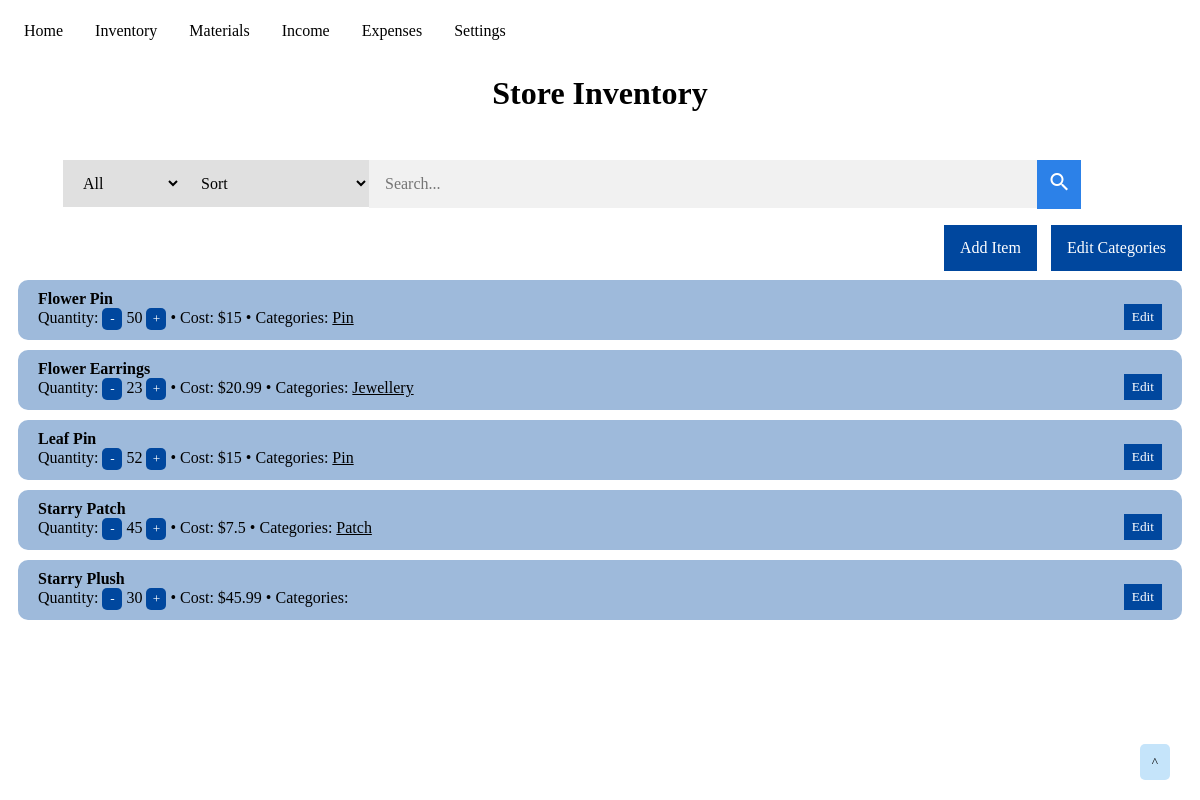
Page /inventory on the committed database.
### tables this page shows
CREATE TABLE store_inventory (
    item_id INTEGER PRIMARY KEY AUTOINCREMENT,
    name TEXT NOT NULL,
    quantity INTEGER NOT NULL,
    cost DECIMAL(10, 2) NOT NULL
);

CREATE TABLE inventory_categories (
    tag_id INTEGER PRIMARY KEY AUTOINCREMENT,
    name TEXT NOT NULL
);

### app.py (the view, shortened to what this page needs)
@app.route('/inventory', methods=('POST', 'GET'))
def inventory():
    inventory_categories = get_inventory_categories()
    inventory_connections = get_inventory_connections()
    inventory_items = get_inventory_items()
    return render_template('inventory_view.html', inventory_items=inventory_items, inventory_categories=inventory_categories, inventory_connections=inventory_connections, selected_inventory_category=0, sort_order=0)

### app.py (called while the page is built)
def get_db_connection():
    conn = sqlite3.connect('database.db')
    conn.row_factory = sqlite3.Row
    return conn

def get_inventory_items():
    conn = get_db_connection()
    inventory_items = conn.execute('SELECT * FROM store_inventory').fetchall()
    conn.close()
    return inventory_items

def get_inventory_categories():
    conn = get_db_connection()
    cur = conn.cursor()
    inventory_categories = cur.execute('SELECT * FROM inventory_categories').fetchall()
    conn.close()
    return inventory_categories

def get_inventory_connections():
    conn = get_db_connection()
    cur = conn.cursor()
    inventory_connections = cur.execute('SELECT * FROM inventory_to_category').fetchall()
    conn.close()
    return inventory_connections

### templates/inventory_view.html (shortened to what this page needs)
{% extends 'base.html' %}
{% block content %}
    <h1>{% block title %}Store Inventory{% endblock %}</h1>
    <div class="menu">
            <ul class="menu-bar">
                <li class="menu-item menu-search">
                    <form class="search-bar" method="post" action="">
                        <select name="category-search" class="search-category">
                            {% if selected_inventory_category == 0 %}
                                <option value="0" selected>All</option>
                            {% else %}
                                <option value="0">All</option>
                            {% endif %}
                        </select>
                        <select name="sort-search" class="search-sort">
                            {% if sort_order == 0 %}
                                <option value="0" selected>Sort</option>
                            {% else %}
                                <option value="0">Sort</option>
                            {% endif %}
                        </select>
                        <input type="text" placeholder="Search..." name="search-by" class="search-item">
                        <button type="submit" class="search-button"><i class="material-icons">search</i></button>
                    </form>
                </li>
            </ul>
        </div>
        <div class="inventory-menu">
            <ul class="menu-bar menu-bar-items">
                <li class="menu-item menu-add">
                    <a class="menu-item-link" href="{{url_for('inventory_add_item')}}"><button class="menu-button">Add Item</button></a>
                </li>
                <li class="menu-item menu-edit">
                    <a class="menu-item-link" href="{{url_for('inventory_edit_categories')}}"><button class="menu-button">Edit Categories</button></a>
                </li>
            </ul>
        </div>
        <div id="inventory">
            {% for item in inventory_items %}
                <div class="item">
                    <div class="item-name"><b>{{ item['name'] }}</b></div>
                    <span class="item-info">
                        Quantity:
                        <button class="decrease-button quantity-button" value="{{ item['item_id'] }}">-</button>
                        <span class="item-info quantity">{{ item['quantity'] }}</span>
                        <button class="increase-button quantity-button" value="{{ item['item_id'] }}">+</button>
                    </span>
                    <span> &#8226; </span>
                    <span class="item-info">Cost: ${{ item['cost'] }}</span>
                    <span> &#8226; </span>
                    <span class="item-info item-categories">
                        Categories:
                        {% for connection in inventory_connections %}
                            {% if connection['item_id'] == item['item_id'] %}
                                {% for category in inventory_categories %}
                                    {% if category['tag_id'] == connection['tag_id'] %}
                                        <u>{{ category['name'] }}</u>
                                    {% endif %}
                                {% endfor %}
                            {% endif %}
                        {% endfor %}
                    </span>
                    <a href="{{ url_for('inventory_edit_item', item_id=item['item_id']) }}"><button class="form-button edit-button">Edit</button></a>
                </div>
            {% endfor %}
        </div>
{% endblock %}

### templates/base.html (shortened to what this page needs)
<!DOCTYPE html>
<html lang="en">
    <head>
        <link rel="stylesheet" href="{{ url_for('static', filename= 'css/home-style.css') }}">
        <link rel="stylesheet" href="{{ url_for('static', filename= 'css/inventory-style.css') }}">
        <link rel="stylesheet" href="{{ url_for('static', filename= 'css/income-style.css') }}">
    </head>
    <body>
        <div>
            <ul class="nav-bar">
                <li class="nav-list"><a href="{{ url_for('home') }}">Home</a></li>
                <li class="nav-list"><a href="{{ url_for('inventory') }}">Inventory</a></li>
                <li class="nav-list"><a href="{{ url_for('materials') }}">Materials</a></li>
                <li class="nav-list"><a href="{{ url_for('income') }}">Income</a></li>
                <li class="nav-list"><a href="{{ url_for('expenses') }}">Expenses</a></li>
                <li class="nav-list"><a href="{{ url_for('settings') }}">Settings</a></li>
            </ul>
        </div>
        <div class="container">
            {% block content %} {% endblock %}
        </div>
        <div id="back-to-top">
            <a href="">
                <button class="back-to-top">^</button>
            </a>
        </div>
    </body>
</html>

### static/css/home-style.css (style rules this page uses)
* { font-family: "Tahoma"; box-sizing: border-box; }
#back-to-top { position: fixed; bottom: 20px; right: 30px; }
.back-to-top { padding: 10px 12px; border-radius: 5px; border: none; background-color: #C5E4FA; }

### static/css/inventory-style.css (style rules this page uses)
.nav-bar { list-style-type: none; margin: 0; padding: 0; overflow: hidden; position: sticky; }
.nav-list { float: left; }
.nav-list a { display: block; color: black; text-align: center; padding: 14px 16px; text-decoration: none; }
h1 { border: 2 px solid; text-align: center; }
.menu { padding: 10px; margin: 5px; }
.menu-bar { list-style-type: none; }
.menu-bar-items { float: right; }
.menu-item { display: inline; }
.menu-button { background-color: #00479E; padding: 14px 16px; margin-right: 10px; border: none; color: white; font-size: 16px; }
.search-category { padding: 14px 16px; border: none; background-color: #E0E0E0; font-size: 16px; float: left; }
.search-sort { padding: 14px 16px; border: none; background-color: #E0E0E0; font-size: 16px; float: left; }
.search-item { width: 60%; padding: 15px 16px; font-size: 16px; border: none; float: left; background: #f1f1f1; }
.search-button { float: left; padding: 10px; background: #2C81E8; color: white; font-size: 17px; border: none; cursor: pointer; }
i { font-size: 11px; }
.inventory-menu { margin-bottom: 100px; }
#inventory { padding: 10px; }
.item { padding: 10px 20px; border: none; margin-bottom: 10px; border-radius: 10px; background-color: #9EBADB; position: relative; }
.quantity-button { padding: 3px 5px; color: white; background-color: #00479E; border: none; border-radius: 5px; width: 20px; }
.form-button { padding: 5px 8px; margin-right: 10px; color: white; background-color: #00479E; border: none; }
.edit-button { position: absolute; right: 10px; bottom: 10px; }

### rows in the picture
store_inventory: name "Flower Pin", {{ item['item_id'] }} 1 (drawn), quantity "50", cost "15"
inventory_categories: name "Pin"
store_inventory: name "Flower Earrings", {{ item['item_id'] }} 2 (drawn), quantity "23", cost "20.99"
inventory_categories: name "Jewellery"
store_inventory: name "Leaf Pin", {{ item['item_id'] }} 3 (drawn), quantity "52", cost "15"
store_inventory: name "Starry Patch", {{ item['item_id'] }} 4 (drawn), quantity "45", cost "7.5"
inventory_categories: name "Patch"
store_inventory: name "Starry Plush", {{ item['item_id'] }} 5 (drawn), quantity "30", cost "45.99"
